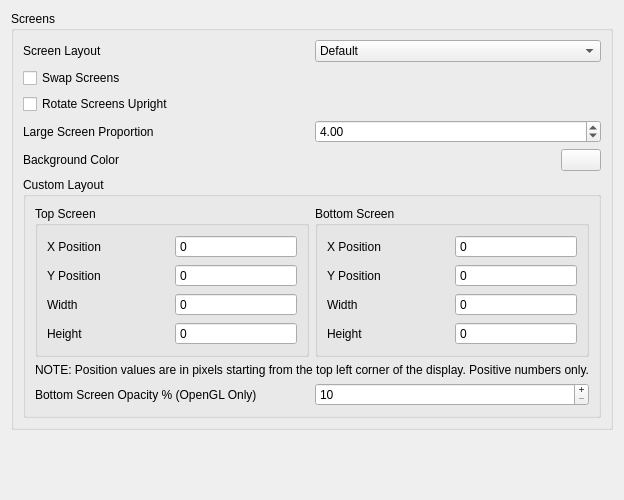
<?xml version="1.0" encoding="UTF-8"?>
<ui version="4.0">
 <class>ConfigureLayout</class>
 <widget class="QWidget" name="ConfigureLayout">
  <property name="geometry">
   <rect>
    <x>0</x>
    <y>0</y>
    <width>440</width>
    <height>500</height>
   </rect>
  </property>
  <property name="minimumSize">
   <size>
    <width>0</width>
    <height>0</height>
   </size>
  </property>
  <property name="windowTitle">
   <string>Form</string>
  </property>
  <layout class="QVBoxLayout" name="verticalLayout_2">
   <item>
    <widget class="QGroupBox" name="layout_group">
     <property name="title">
      <string>Screens</string>
     </property>
     <layout class="QVBoxLayout" name="verticalLayout_3">
      <item>
       <widget class="QWidget" name="widget_layout" native="true">
        <layout class="QHBoxLayout" name="screen_layout_group">
         <property name="leftMargin">
          <number>0</number>
         </property>
         <property name="topMargin">
          <number>0</number>
         </property>
         <property name="rightMargin">
          <number>0</number>
         </property>
         <property name="bottomMargin">
          <number>0</number>
         </property>
         <item>
          <widget class="QLabel" name="layout_label">
           <property name="text">
            <string>Screen Layout</string>
           </property>
          </widget>
         </item>
         <item>
          <widget class="QComboBox" name="layout_combobox">
           <item>
            <property name="text">
             <string>Default</string>
            </property>
           </item>
           <item>
            <property name="text">
             <string>Single Screen</string>
            </property>
           </item>
           <item>
            <property name="text">
             <string>Large Screen</string>
            </property>
           </item>
           <item>
            <property name="text">
             <string>Side by Side</string>
            </property>
           </item>
           <item>
            <property name="text">
             <string>Separate Windows</string>
            </property>
           </item>
           <item>
            <property name="text">
             <string>Hybrid Screen</string>
            </property>
           </item>
           <item>
            <property name="text">
             <string>Custom Layout</string>
            </property>
           </item>
          </widget>
         </item>
        </layout>
       </widget>
      </item>
      <item>
       <widget class="QCheckBox" name="toggle_swap_screen">
        <property name="text">
         <string>Swap Screens</string>
        </property>
       </widget>
      </item>
      <item>
       <widget class="QCheckBox" name="toggle_upright_screen">
        <property name="text">
         <string>Rotate Screens Upright</string>
        </property>
       </widget>
      </item>
      <item>
       <widget class="QWidget" name="widget" native="true">
        <layout class="QHBoxLayout" name="proportion_layout">
         <property name="leftMargin">
          <number>0</number>
         </property>
         <property name="topMargin">
          <number>0</number>
         </property>
         <property name="rightMargin">
          <number>0</number>
         </property>
         <property name="bottomMargin">
          <number>0</number>
         </property>
         <item>
          <widget class="QLabel" name="label_3">
           <property name="text">
            <string>Large Screen Proportion</string>
           </property>
          </widget>
         </item>
         <item>
          <widget class="QDoubleSpinBox" name="large_screen_proportion">
           <property name="minimum">
            <double>1.000000000000000</double>
           </property>
           <property name="maximum">
            <double>16.000000000000000</double>
           </property>
           <property name="value">
            <double>4.000000000000000</double>
           </property>
          </widget>
         </item>
        </layout>
       </widget>
      </item>
      <item>
       <widget class="QWidget" name="bg_color_group" native="true">
        <layout class="QHBoxLayout" name="bg_color_group_2">
         <property name="leftMargin">
          <number>0</number>
         </property>
         <property name="topMargin">
          <number>0</number>
         </property>
         <property name="rightMargin">
          <number>0</number>
         </property>
         <property name="bottomMargin">
          <number>0</number>
         </property>
         <item>
          <widget class="QLabel" name="bg_label">
           <property name="text">
            <string>Background Color</string>
           </property>
          </widget>
         </item>
         <item>
          <widget class="QPushButton" name="bg_button">
           <property name="maximumSize">
            <size>
             <width>40</width>
             <height>16777215</height>
            </size>
           </property>
          </widget>
         </item>
        </layout>
       </widget>
      </item>
      <item>
       <widget class="QGroupBox" name="custom_layout_group">
        <property name="minimumSize">
         <size>
          <width>0</width>
          <height>0</height>
         </size>
        </property>
        <property name="title">
         <string>Custom Layout</string>
        </property>
        <layout class="QVBoxLayout" name="verticalLayout_5">
         <item>
          <layout class="QHBoxLayout" name="horizontalLayout_4">
           <item>
            <widget class="QGroupBox" name="gb_top_screen">
             <property name="title">
              <string>Top Screen</string>
             </property>
             <layout class="QGridLayout" name="gridLayout_2">
              <item row="0" column="0">
               <widget class="QLabel" name="lb_top_x">
                <property name="text">
                 <string>X Position</string>
                </property>
               </widget>
              </item>
              <item row="0" column="1">
               <widget class="QSpinBox" name="custom_top_x">
                <property name="buttonSymbols">
                 <enum>QAbstractSpinBox::NoButtons</enum>
                </property>
                <property name="maximum">
                 <number>2147483647</number>
                </property>
               </widget>
              </item>
              <item row="1" column="0">
               <widget class="QLabel" name="lb_top_y">
                <property name="text">
                 <string>Y Position</string>
                </property>
               </widget>
              </item>
              <item row="1" column="1">
               <widget class="QSpinBox" name="custom_top_y">
                <property name="buttonSymbols">
                 <enum>QAbstractSpinBox::NoButtons</enum>
                </property>
                <property name="maximum">
                 <number>2147483647</number>
                </property>
               </widget>
              </item>
              <item row="2" column="0">
               <widget class="QLabel" name="lb_top_width">
                <property name="text">
                 <string>Width</string>
                </property>
               </widget>
              </item>
              <item row="2" column="1">
               <widget class="QSpinBox" name="custom_top_width">
                <property name="buttonSymbols">
                 <enum>QAbstractSpinBox::NoButtons</enum>
                </property>
                <property name="maximum">
                 <number>2147483647</number>
                </property>
               </widget>
              </item>
              <item row="3" column="0">
               <widget class="QLabel" name="lb_top_height">
                <property name="text">
                 <string>Height</string>
                </property>
               </widget>
              </item>
              <item row="3" column="1">
               <widget class="QSpinBox" name="custom_top_height">
                <property name="buttonSymbols">
                 <enum>QAbstractSpinBox::NoButtons</enum>
                </property>
                <property name="maximum">
                 <number>2147483647</number>
                </property>
               </widget>
              </item>
             </layout>
            </widget>
           </item>
           <item>
            <widget class="QGroupBox" name="gb_bottom_screen">
             <property name="minimumSize">
              <size>
               <width>0</width>
               <height>0</height>
              </size>
             </property>
             <property name="title">
              <string>Bottom Screen</string>
             </property>
             <layout class="QGridLayout" name="gridLayout">
              <item row="0" column="0">
               <widget class="QLabel" name="lb_bottom_x">
                <property name="text">
                 <string>X Position</string>
                </property>
               </widget>
              </item>
              <item row="0" column="1">
               <widget class="QSpinBox" name="custom_bottom_x">
                <property name="buttonSymbols">
                 <enum>QAbstractSpinBox::NoButtons</enum>
                </property>
                <property name="maximum">
                 <number>2147483647</number>
                </property>
               </widget>
              </item>
              <item row="1" column="0">
               <widget class="QLabel" name="lb_bottom_y">
                <property name="text">
                 <string>Y Position</string>
                </property>
               </widget>
              </item>
              <item row="1" column="1">
               <widget class="QSpinBox" name="custom_bottom_y">
                <property name="buttonSymbols">
                 <enum>QAbstractSpinBox::NoButtons</enum>
                </property>
                <property name="maximum">
                 <number>2147483647</number>
                </property>
               </widget>
              </item>
              <item row="2" column="0">
               <widget class="QLabel" name="lb_bottom_width">
                <property name="text">
                 <string>Width</string>
                </property>
               </widget>
              </item>
              <item row="2" column="1">
               <widget class="QSpinBox" name="custom_bottom_width">
                <property name="buttonSymbols">
                 <enum>QAbstractSpinBox::NoButtons</enum>
                </property>
                <property name="maximum">
                 <number>2147483647</number>
                </property>
               </widget>
              </item>
              <item row="3" column="0">
               <widget class="QLabel" name="lb_bottom_height">
                <property name="text">
                 <string>Height</string>
                </property>
               </widget>
              </item>
              <item row="3" column="1">
               <widget class="QSpinBox" name="custom_bottom_height">
                <property name="buttonSymbols">
                 <enum>QAbstractSpinBox::NoButtons</enum>
                </property>
                <property name="maximum">
                 <number>2147483647</number>
                </property>
               </widget>
              </item>
             </layout>
            </widget>
           </item>
          </layout>
         </item>
         <item>
          <layout class="QHBoxLayout" name="horizontalLayout_2">
           <item>
            <widget class="QLabel" name="label_2">
             <property name="text">
              <string>&lt;html&gt;&lt;head/&gt;&lt;body&gt;&lt;p&gt;NOTE: Position values are in pixels starting from the top left corner of the display. Positive numbers only.&lt;/p&gt;&lt;/body&gt;&lt;/html&gt;</string>
             </property>
            </widget>
           </item>
          </layout>
         </item>
         <item>
          <layout class="QHBoxLayout" name="horizontalLayout_3">
           <item>
            <widget class="QLabel" name="lb_opacity_second_layer">
             <property name="text">
              <string>Bottom Screen Opacity % (OpenGL Only)</string>
             </property>
            </widget>
           </item>
           <item>
            <widget class="QSpinBox" name="custom_second_layer_opacity">
             <property name="buttonSymbols">
              <enum>QAbstractSpinBox::PlusMinus</enum>
             </property>
             <property name="minimum">
              <number>10</number>
             </property>
             <property name="maximum">
              <number>100</number>
             </property>
            </widget>
           </item>
          </layout>
         </item>
        </layout>
       </widget>
      </item>
     </layout>
    </widget>
   </item>
   <item>
    <spacer name="verticalSpacer">
     <property name="orientation">
      <enum>Qt::Vertical</enum>
     </property>
     <property name="sizeHint" stdset="0">
      <size>
       <width>20</width>
       <height>270</height>
      </size>
     </property>
    </spacer>
   </item>
  </layout>
 </widget>
 <tabstops>
  <tabstop>layout_combobox</tabstop>
  <tabstop>toggle_swap_screen</tabstop>
  <tabstop>toggle_upright_screen</tabstop>
  <tabstop>large_screen_proportion</tabstop>
  <tabstop>bg_button</tabstop>
 </tabstops>
 <resources/>
 <connections/>
</ui>
